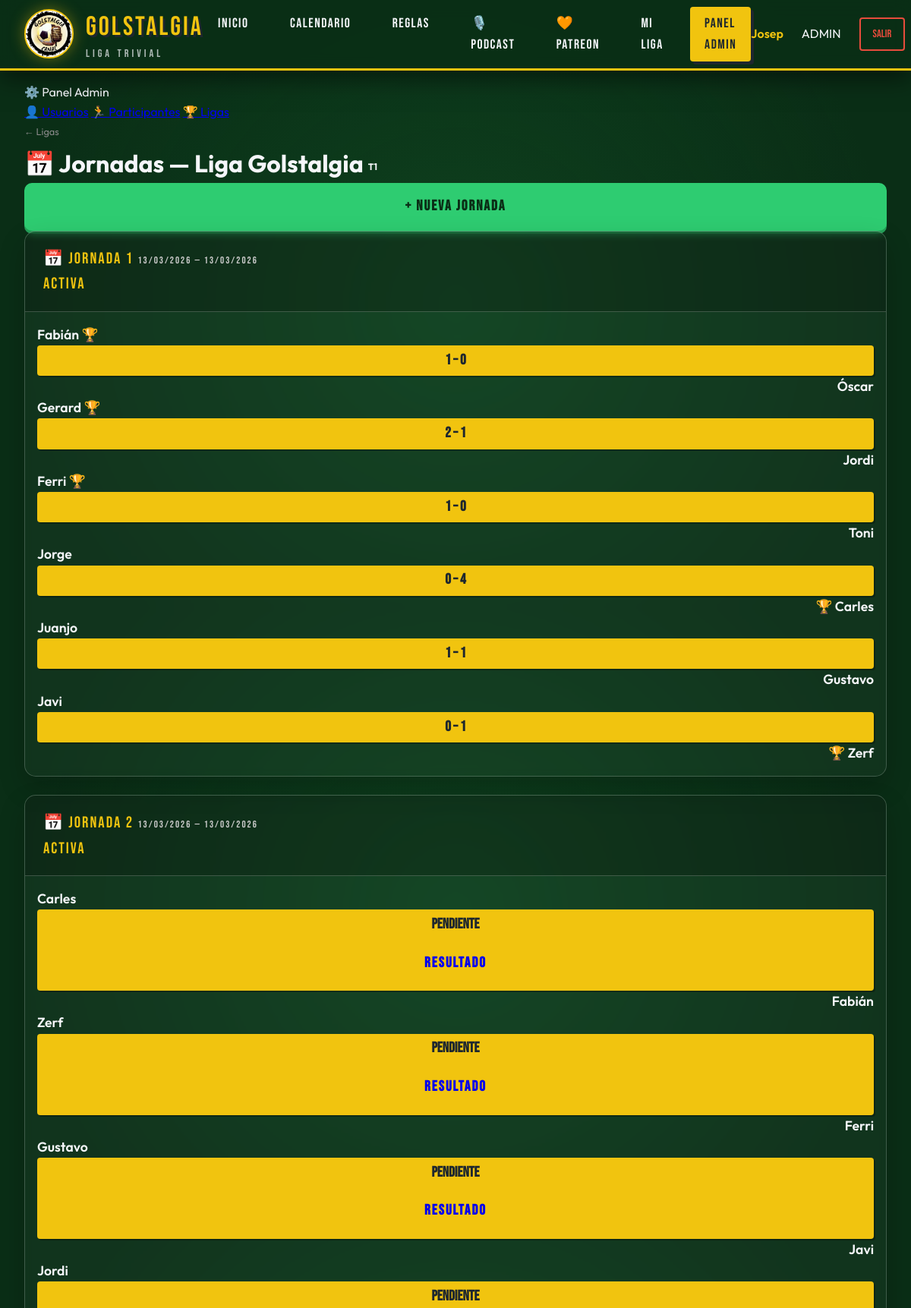
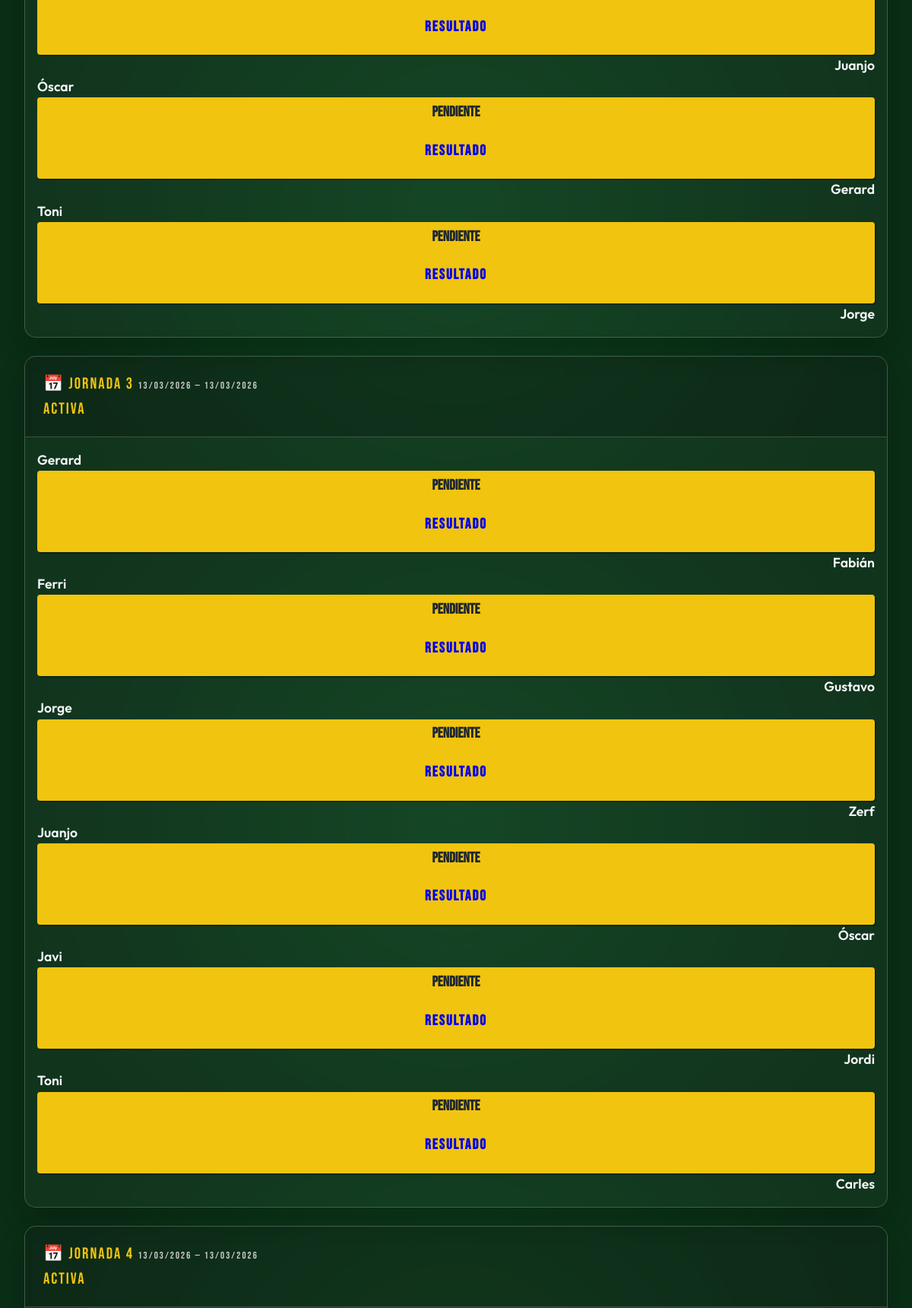
Screenshot of /admin/ligas/1/jornadas (signed in, upper part) with the database file from the repository (2 pictures, top to bottom).
### tables this page shows
CREATE TABLE `ligas` (
  `id` int unsigned NOT NULL AUTO_INCREMENT,
  `nombre` varchar(150) NOT NULL,
  `temporada` int unsigned NOT NULL DEFAULT '1',
  `descripcion` text,
  `activa` tinyint(1) NOT NULL DEFAULT '1',
  `fecha_inicio` date DEFAULT NULL,
  `fecha_fin` date DEFAULT NULL,
  `created_at` timestamp NULL DEFAULT CURRENT_TIMESTAMP,
  `updated_at` timestamp NULL DEFAULT CURRENT_TIMESTAMP ON UPDATE CURRENT_TIMESTAMP,
  PRIMARY KEY (`id`)
);

CREATE TABLE `jornadas` (
  `id` int unsigned NOT NULL AUTO_INCREMENT,
  `liga_id` int unsigned NOT NULL,
  `numero` int unsigned NOT NULL,
  `fecha_inicio` date DEFAULT NULL,
  `fecha_fin` date DEFAULT NULL,
  `activa` tinyint(1) NOT NULL DEFAULT '0',
  `created_at` timestamp NULL DEFAULT CURRENT_TIMESTAMP,
  PRIMARY KEY (`id`),
  UNIQUE KEY `uk_jornada_liga` (`liga_id`,`numero`),
  CONSTRAINT `fk_jornada_liga` FOREIGN KEY (`liga_id`) REFERENCES `ligas` (`id`) ON DELETE CASCADE
);

CREATE TABLE `partidas` (
  `id` int unsigned NOT NULL AUTO_INCREMENT,
  `jornada_id` int unsigned NOT NULL,
  `local_id` int unsigned NOT NULL,
  `visitante_id` int unsigned NOT NULL,
  `estado` enum('pendiente','acordada','jugada','cancelada') NOT NULL DEFAULT 'pendiente',
  `fecha_acordada` datetime DEFAULT NULL,
  `created_at` timestamp NULL DEFAULT CURRENT_TIMESTAMP,
  `updated_at` timestamp NULL DEFAULT CURRENT_TIMESTAMP ON UPDATE CURRENT_TIMESTAMP,
  PRIMARY KEY (`id`),
  KEY `fk_partida_jornada` (`jornada_id`),
  KEY `fk_partida_local` (`local_id`),
  KEY `fk_partida_visitante` (`visitante_id`),
  CONSTRAINT `fk_partida_jornada` FOREIGN KEY (`jornada_id`) REFERENCES `jornadas` (`id`) ON DELETE CASCADE,
  CONSTRAINT `fk_partida_local` FOREIGN KEY (`local_id`) REFERENCES `usuarios` (`id`),
  CONSTRAINT `fk_partida_visitante` FOREIGN KEY (`visitante_id`) REFERENCES `usuarios` (`id`)
);

CREATE TABLE `participantes` (
  `id` int unsigned NOT NULL AUTO_INCREMENT,
  `nombre` varchar(100) NOT NULL,
  `usuario_id` int unsigned DEFAULT NULL,
  `created_at` timestamp NULL DEFAULT CURRENT_TIMESTAMP,
  `updated_at` timestamp NULL DEFAULT CURRENT_TIMESTAMP ON UPDATE CURRENT_TIMESTAMP,
  PRIMARY KEY (`id`)
);

CREATE TABLE `resultados` (
  `id` int unsigned NOT NULL AUTO_INCREMENT,
  `partida_id` int unsigned NOT NULL,
  `ganador_id` int unsigned DEFAULT NULL,
  `puntos_local` tinyint unsigned NOT NULL DEFAULT '0',
  `puntos_visitante` tinyint unsigned NOT NULL DEFAULT '0',
  `notas` text,
  `registrado_por` int unsigned DEFAULT NULL,
  `created_at` timestamp NULL DEFAULT CURRENT_TIMESTAMP,
  `updated_at` timestamp NULL DEFAULT CURRENT_TIMESTAMP ON UPDATE CURRENT_TIMESTAMP,
  PRIMARY KEY (`id`),
  UNIQUE KEY `partida_id` (`partida_id`),
  KEY `fk_res_ganador` (`ganador_id`),
  KEY `fk_res_registrado` (`registrado_por`),
  CONSTRAINT `fk_res_ganador` FOREIGN KEY (`ganador_id`) REFERENCES `usuarios` (`id`),
  CONSTRAINT `fk_res_partida` FOREIGN KEY (`partida_id`) REFERENCES `partidas` (`id`) ON DELETE CASCADE,
  CONSTRAINT `fk_res_registrado` FOREIGN KEY (`registrado_por`) REFERENCES `usuarios` (`id`)
);

### src/controllers/AdminController.php (called while the page is built, shortened)
<?php
class AdminController
{
    public function jornadas(int $ligaId): void
    {
        $ligaModel  = new LigaModel();
        $liga       = $ligaModel->findById($ligaId);
        $jornadas   = (new JornadaModel())->allByLiga($ligaId);
        require_once __DIR__ . '/../views/admin/jornadas.php';
    }
}

### index.php (called while the page is built)
<?php
require_once __DIR__ . '/config/app.php';
require_once __DIR__ . '/config/Database.php';
$router = new Router();
$router->get( '/auth/login',           [AuthController::class, 'loginForm']);
$router->post('/auth/login',           [AuthController::class, 'login']);
$router->get( '/auth/registro',        [AuthController::class, 'registroForm']);
$router->post('/auth/registro',        [AuthController::class, 'registro']);
$router->get( '/auth/google/callback', [AuthController::class, 'googleCallback']);
$router->get( '/auth/logout',          [AuthController::class, 'logout']);
$router->get('/', [HomeController::class, 'index']);
$router->get('/reglas', [HomeController::class, 'reglas']);
$router->get('/calendario', [HomeController::class, 'calendario']);
$router->get('/dashboard', [DashboardController::class, 'index']);
$router->get( '/admin/usuarios',                  [AdminController::class, 'usuarios']);
$router->get( '/admin/usuarios/crear',            [AdminController::class, 'usuarioCreate']);
$router->post('/admin/usuarios/guardar',          [AdminController::class, 'usuarioStore']);
$router->get( '/admin/usuarios/:id/editar',       [AdminController::class, 'usuarioEdit']);
$router->post('/admin/usuarios/:id/actualizar',   [AdminController::class, 'usuarioUpdate']);
$router->post('/admin/usuarios/:id/eliminar',     [AdminController::class, 'usuarioDelete']);
$router->get( '/admin/participantes',             [AdminController::class, 'participantes']);
$router->get( '/admin/participantes/crear',       [AdminController::class, 'participanteCreate']);
$router->post('/admin/participantes/guardar',     [AdminController::class, 'participanteStore']);
$router->get( '/admin/participantes/:id/editar',  [AdminController::class, 'participanteEdit']);
$router->post('/admin/participantes/:id/actualizar', [AdminController::class, 'participanteUpdate']);
$router->post('/admin/participantes/:id/eliminar', [AdminController::class, 'participanteDelete']);
$router->get( '/admin/ligas',                     [AdminController::class, 'ligas']);
$router->get( '/admin/ligas/crear',               [AdminController::class, 'ligaCreate']);
$router->post('/admin/ligas/guardar',             [AdminController::class, 'ligaStore']);
$router->get( '/admin/ligas/:id/editar',          [AdminController::class, 'ligaEdit']);
$router->post('/admin/ligas/:id/actualizar',      [AdminController::class, 'ligaUpdate']);
$router->get( '/admin/ligas/:ligaId/jornadas',         [AdminController::class, 'jornadas']);
$router->get( '/admin/ligas/:ligaId/jornadas/crear',   [AdminController::class, 'jornadaCreate']);
$router->post('/admin/ligas/:ligaId/jornadas/guardar', [AdminController::class, 'jornadaStore']);
$router->get( '/admin/partidas/:id/resultado',         [AdminController::class, 'resultadoForm']);
$router->post('/admin/partidas/:id/resultado/guardar', [AdminController::class, 'resultadoStore']);
$router->dispatch();

### config/app.php (called while the page is built, shortened)
<?php
spl_autoload_register(function (string $class): void {
    $paths = [
        __DIR__ . '/../src/models/',
        __DIR__ . '/../src/controllers/',
        __DIR__ . '/../src/helpers/',
        __DIR__ . '/../config/',
    ];
    foreach ($paths as $path) {
        $file = $path . $class . '.php';
        if (file_exists($file)) {
            return;
        }
    }
});

### config/Database.php (called while the page is built, shortened)
<?php
class Database
{
    private static ?PDO $instance = null;
    public static function connect(): PDO
    {
        if (self::$instance === null) {
            $env = self::loadEnv();
            $host = $env['DB_HOST'] ?? 'localhost';
            $port = $env['DB_PORT'] ?? '3306';
            $name = $env['DB_NAME'] ?? 'golstalgia';
            $user = $env['DB_USER'] ?? 'root';
            $pass = $env['DB_PASS'] ?? '';
            $dsn = "mysql:host={$host};port={$port};dbname={$name};charset=utf8mb4";
            try {
                self::$instance = new PDO($dsn, $user, $pass, [
                    PDO::ATTR_ERRMODE            => PDO::ERRMODE_EXCEPTION,
                    PDO::ATTR_DEFAULT_FETCH_MODE => PDO::FETCH_ASSOC,
                    PDO::ATTR_EMULATE_PREPARES   => false,
                ]);
            } catch (PDOException $e) {
                error_log("DB Connection failed: " . $e->getMessage());
                http_response_code(500);
                die(json_encode(['error' => 'Database connection failed']));
            }
        }
        return self::$instance;
    }
    private static function loadEnv(): array
    {
        $envFile = dirname(__DIR__) . '/.env';
        $env = [];
        if (!file_exists($envFile)) {
            return $env;
        }
        return $env;
    }
}

### src/models/LigaModel.php (called while the page is built, shortened)
<?php
class LigaModel
{
    private PDO $db;
    public function __construct()
    {
        $this->db = Database::connect();
    }
    public function findById(int $id): ?array
    {
        $stmt = $this->db->prepare("SELECT * FROM ligas WHERE id = ?");
        $stmt->execute([$id]);
        return $stmt->fetch() ?: null;
    }
}

### src/models/JornadaModel.php (called while the page is built, shortened)
<?php
class JornadaModel
{
    private PDO $db;
    public function __construct()
    {
        $this->db = Database::connect();
    }
    public function allByLiga(int $ligaId): array
    {
        $stmt = $this->db->prepare(
            "SELECT j.*, COUNT(p.id) as total_partidas
             FROM jornadas j
             LEFT JOIN partidas p ON p.jornada_id = j.id
             WHERE j.liga_id = ?
             GROUP BY j.id
             ORDER BY j.numero"
        );
        $stmt->execute([$ligaId]);
        return $stmt->fetchAll();
    }
}

### src/models/PartidaModel.php (called while the page is built, shortened)
<?php
class PartidaModel
{
    private PDO $db;
    public function __construct()
    {
        $this->db = Database::connect();
    }
    public function allByJornada(int $jornadaId): array
    {
        $stmt = $this->db->prepare(
            "SELECT p.*,
                    ul.nombre AS nombre_local,
                    uv.nombre AS nombre_visitante,
                    r.puntos_local, r.puntos_visitante, r.ganador_id
             FROM partidas p
             JOIN participantes ul ON ul.id = p.local_id
             JOIN participantes uv ON uv.id = p.visitante_id
             LEFT JOIN resultados r ON r.partida_id = p.id
             WHERE p.jornada_id = ?
             ORDER BY p.id"
        );
        $stmt->execute([$jornadaId]);
        return $stmt->fetchAll();
    }
}

### src/views/admin/jornadas.php (the view, shortened to what this page needs)
<div class="admin-layout">
  <?php require_once __DIR__ . '/partials/sidebar.php'; ?>
  <div>
    <div class="top-bar">
      <div>
        <a href="/admin/ligas" style="font-size:0.8rem; color:#888; text-decoration:none;">← Ligas</a>
        <h1 class="page-title" style="margin:0.25rem 0 0;">
          <span>📅</span> Jornadas — <?= htmlspecialchars($liga['nombre']) ?>
          <span class="badge badge-amarillo" style="font-size:0.75rem; vertical-align:middle;">T<?= $liga['temporada'] ?></span>
        </h1>
      </div>
      <a href="/admin/ligas/<?= $liga['id'] ?>/jornadas/crear" class="btn btn-primary">+ Nueva jornada</a>
    </div>
    <?php if (empty($jornadas)): ?>
      <div class="card">
        <div class="card-body" style="text-align:center; padding:3rem 1rem;">
          <p style="color:#888; margin-bottom:1rem;">No hay jornadas creadas para esta liga.</p>
          <a href="/admin/ligas/<?= $liga['id'] ?>/jornadas/crear" class="btn btn-primary">Crear Jornada 1</a>
        </div>
      </div>
    <?php else: ?>
      <?php foreach ($jornadas as $jornada): ?>
      <?php
        $pm = new PartidaModel();
        $partidas = $pm->allByJornada($jornada['id']);
      ?>
      <div class="card" style="margin-bottom:1.5rem;">
        <div class="card-header">
          📅 Jornada <?= $jornada['numero'] ?>
          <?php if ($jornada['fecha_inicio']): ?>
            <span style="font-size:0.8rem; font-weight:400; color:#ccc;">
              <?= date('d/m/Y', strtotime($jornada['fecha_inicio'])) ?>
              <?= $jornada['fecha_fin'] ? ' — ' . date('d/m/Y', strtotime($jornada['fecha_fin'])) : '' ?>
            </span>
          <?php endif; ?>
          <div style="display:flex; gap:0.5rem; align-items:center; margin-left:auto;">
            <?php if ($jornada['activa']): ?>
              <span class="badge badge-verde">Activa</span>
            <?php else: ?>
              <span class="badge badge-gris">Cerrada</span>
            <?php endif; ?>
          </div>
        </div>
        <div class="card-body" style="padding:1rem;">
          <?php if (empty($partidas)): ?>
            <p style="color:#aaa; font-size:0.85rem;">Sin partidas en esta jornada.</p>
          <?php else: ?>
            <?php foreach ($partidas as $p): ?>
            <div class="match-card">
              <div class="match-team">
                <?= htmlspecialchars($p['nombre_local']) ?>
                <?php if ($p['ganador_id'] == $p['local_id']): ?>
                  <span style="color:var(--verde);">🏆</span>
                <?php endif; ?>
              </div>
              <?php if ($p['estado'] === 'jugada'): ?>
                <div class="match-score"><?= $p['puntos_local'] ?> – <?= $p['puntos_visitante'] ?></div>
              <?php else: ?>
                <div class="match-vs">
                  <span class="badge badge-<?= $p['estado'] === 'acordada' ? 'amarillo' : 'gris' ?>">
                    <?= strtoupper($p['estado']) ?>
                  </span>
                  <div style="margin-top:0.25rem;">
                    <a href="/admin/partidas/<?= $p['id'] ?>/resultado" class="btn btn-sm btn-verde">Resultado</a>
                  </div>
                </div>
              <?php endif; ?>
              <div class="match-team right">
                <?php if ($p['ganador_id'] == $p['visitante_id']): ?>
                  <span style="color:var(--verde);">🏆</span>
                <?php endif; ?>
                <?= htmlspecialchars($p['nombre_visitante']) ?>
              </div>
            </div>
            <?php endforeach; ?>
          <?php endif; ?>
        </div>
      </div>
      <?php endforeach; ?>
    <?php endif; ?>
  </div>
</div>
<?php
require_once __DIR__ . '/../partials/layout.php';
?>

### src/helpers/Router.php (shortened to what this page needs)
<?php
class Router
{
    private array $routes = [];
    public function get(string $path, callable|array $handler): void
    {
        $this->routes['GET'][$path] = $handler;
    }
    public function post(string $path, callable|array $handler): void
    {
        $this->routes['POST'][$path] = $handler;
    }
    public function dispatch(): void
    {
        $method = $_SERVER['REQUEST_METHOD'];
        $uri    = parse_url($_SERVER['REQUEST_URI'], PHP_URL_PATH);
        $uri    = rtrim($uri, '/') ?: '/';
        foreach ($this->routes[$method] ?? [] as $pattern => $handler) {
            $regex = preg_replace('/:[a-zA-Z_]+/', '([^/]+)', $pattern);
            $regex = '#^' . $regex . '$#';
            if (preg_match($regex, $uri, $matches)) {
                array_shift($matches);
                $this->call($handler, $matches);
                return;
            }
        }
    }
    private function call(callable|array $handler, array $params = []): void
    {
        if (is_array($handler)) {
            [$class, $method] = $handler;
            $controller = new $class();
            $controller->$method(...$params);
        } else {
            $handler(...$params);
        }
    }
}

### rows the page displays
ligas: nombre "Liga Golstalgia", temporada "1"
jornadas: numero "1", fecha_inicio "13/03/2026", fecha_fin "13/03/2026", activa "Activa"
partidas: participantes.nombre "Fabián", resultados.puntos_local "1", resultados.puntos_visitante "0", participantes.nombre "Óscar"
partidas: participantes.nombre "Gerard", resultados.puntos_local "2", resultados.puntos_visitante "1", participantes.nombre "Jordi"
partidas: participantes.nombre "Ferri", resultados.puntos_local "1", resultados.puntos_visitante "0", participantes.nombre "Toni"
partidas: participantes.nombre "Jorge", resultados.puntos_local "0", resultados.puntos_visitante "4", participantes.nombre "Carles"
partidas: participantes.nombre "Juanjo", resultados.puntos_local "1", resultados.puntos_visitante "1", participantes.nombre "Gustavo"
partidas: participantes.nombre "Javi", resultados.puntos_local "0", resultados.puntos_visitante "1", participantes.nombre "Zerf"
jornadas: numero "2", fecha_inicio "13/03/2026", fecha_fin "13/03/2026", activa "Activa"
partidas: participantes.nombre "Carles", estado "PENDIENTE", participantes.nombre "Fabián"
partidas: participantes.nombre "Zerf", estado "PENDIENTE", participantes.nombre "Ferri"
partidas: participantes.nombre "Gustavo", estado "PENDIENTE", participantes.nombre "Javi"
partidas: participantes.nombre "Jordi", estado "PENDIENTE", participantes.nombre "Juanjo"
partidas: participantes.nombre "Óscar", estado "PENDIENTE", participantes.nombre "Gerard"
partidas: participantes.nombre "Toni", estado "PENDIENTE", participantes.nombre "Jorge"
jornadas: numero "3", fecha_inicio "13/03/2026", fecha_fin "13/03/2026", activa "Activa"
partidas: participantes.nombre "Gerard", estado "PENDIENTE", participantes.nombre "Fabián"
partidas: participantes.nombre "Ferri", estado "PENDIENTE", participantes.nombre "Gustavo"
partidas: participantes.nombre "Jorge", estado "PENDIENTE", participantes.nombre "Zerf"
partidas: participantes.nombre "Juanjo", estado "PENDIENTE", participantes.nombre "Óscar"
partidas: participantes.nombre "Javi", estado "PENDIENTE", participantes.nombre "Jordi"
partidas: participantes.nombre "Toni", estado "PENDIENTE", participantes.nombre "Carles"
jornadas: numero "4", fecha_inicio "13/03/2026", fecha_fin "13/03/2026", activa "Activa"
